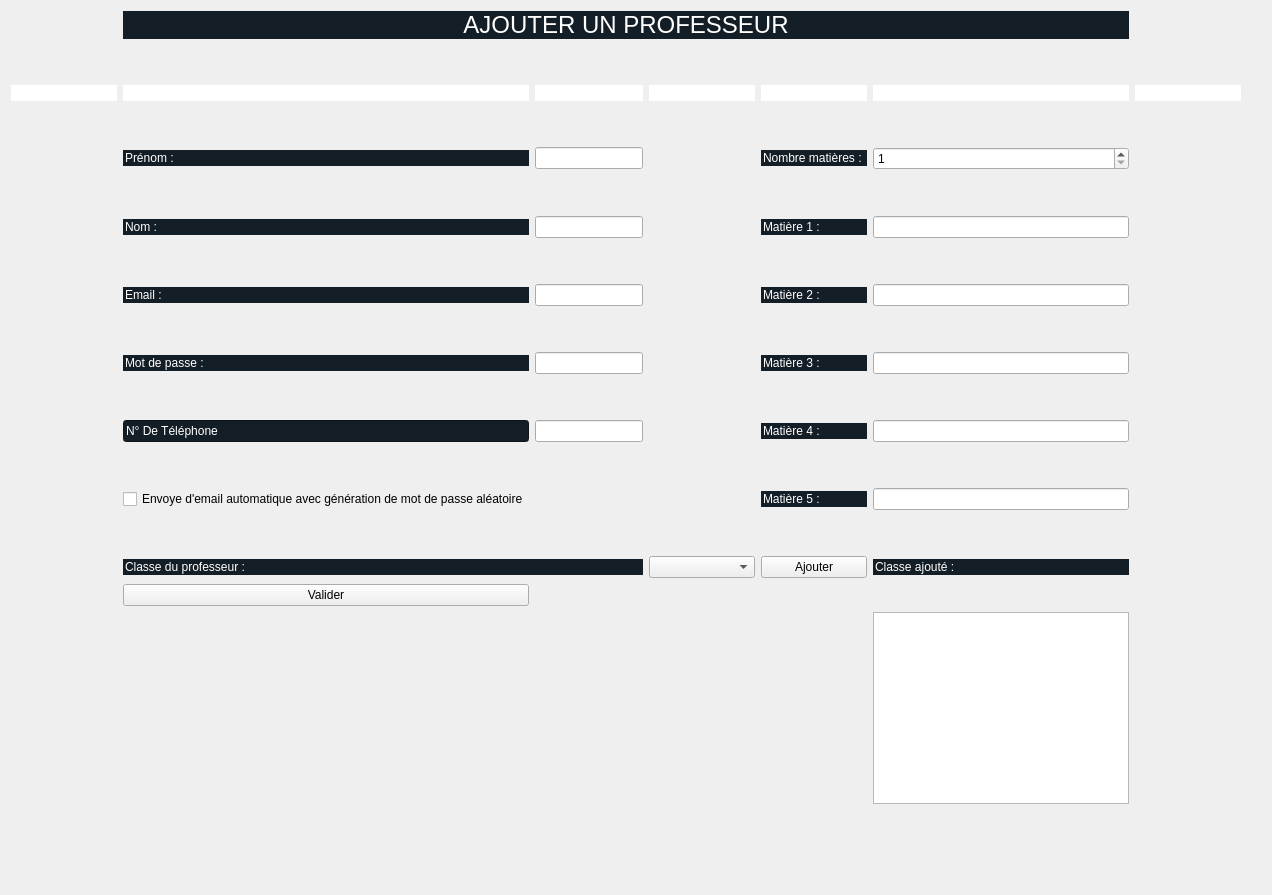
        <widget class="QWidget" name="addProf">
         <layout class="QGridLayout" name="gridLayout_27">
          <item row="12" column="2">
           <widget class="QLineEdit" name="mdp_2"/>
          </item>
          <item row="9" column="2">
           <widget class="QLineEdit" name="email_2"/>
          </item>
          <item row="7" column="2">
           <widget class="QLineEdit" name="nom_2"/>
          </item>
          <item row="4" column="2">
           <widget class="QLineEdit" name="prenom_2"/>
          </item>
          <item row="2" column="2">
           <widget class="QLineEdit" name="lineEdit_89">
            <property name="enabled">
             <bool>false</bool>
            </property>
            <property name="styleSheet">
             <string notr="true">border:none;</string>
            </property>
           </widget>
          </item>
          <item row="2" column="5">
           <widget class="QLineEdit" name="lineEdit_90">
            <property name="enabled">
             <bool>false</bool>
            </property>
            <property name="styleSheet">
             <string notr="true">border:none;</string>
            </property>
           </widget>
          </item>
          <item row="23" column="8">
           <spacer name="verticalSpacer_89">
            <property name="orientation">
             <enum>Qt::Vertical</enum>
            </property>
            <property name="sizeHint" stdset="0">
             <size>
              <width>20</width>
              <height>40</height>
             </size>
            </property>
           </spacer>
          </item>
          <item row="1" column="5">
           <spacer name="verticalSpacer_74">
            <property name="orientation">
             <enum>Qt::Vertical</enum>
            </property>
            <property name="sizeType">
             <enum>QSizePolicy::Fixed</enum>
            </property>
            <property name="sizeHint" stdset="0">
             <size>
              <width>20</width>
              <height>40</height>
             </size>
            </property>
           </spacer>
          </item>
          <item row="2" column="1">
           <widget class="QLineEdit" name="lineEdit_91">
            <property name="enabled">
             <bool>false</bool>
            </property>
            <property name="styleSheet">
             <string notr="true">border:none;</string>
            </property>
           </widget>
          </item>
          <item row="2" column="4">
           <widget class="QLineEdit" name="lineEdit_88">
            <property name="enabled">
             <bool>false</bool>
            </property>
            <property name="styleSheet">
             <string notr="true">border:none;</string>
            </property>
           </widget>
          </item>
          <item row="3" column="5">
           <spacer name="verticalSpacer_76">
            <property name="orientation">
             <enum>Qt::Vertical</enum>
            </property>
            <property name="sizeType">
             <enum>QSizePolicy::Fixed</enum>
            </property>
            <property name="sizeHint" stdset="0">
             <size>
              <width>20</width>
              <height>40</height>
             </size>
            </property>
           </spacer>
          </item>
          <item row="4" column="1">
           <widget class="QLineEdit" name="lineEdit">
            <property name="enabled">
             <bool>false</bool>
            </property>
            <property name="styleSheet">
             <string notr="true">background-color:rgb(20,30,38);
color:white;
font: 8pt &quot;Century Gothic&quot;;
border:none;</string>
            </property>
            <property name="text">
             <string>Prénom :</string>
            </property>
           </widget>
          </item>
          <item row="6" column="4">
           <spacer name="verticalSpacer_81">
            <property name="orientation">
             <enum>Qt::Vertical</enum>
            </property>
            <property name="sizeType">
             <enum>QSizePolicy::Fixed</enum>
            </property>
            <property name="sizeHint" stdset="0">
             <size>
              <width>20</width>
              <height>40</height>
             </size>
            </property>
           </spacer>
          </item>
          <item row="4" column="5">
           <widget class="QSpinBox" name="spinBox">
            <property name="minimum">
             <number>1</number>
            </property>
            <property name="maximum">
             <number>5</number>
            </property>
           </widget>
          </item>
          <item row="14" column="2">
           <widget class="QLineEdit" name="numTel_2"/>
          </item>
          <item row="16" column="4">
           <widget class="QLineEdit" name="lineEdit_49">
            <property name="styleSheet">
             <string notr="true">background-color:rgb(20,30,38);
color:white;
font: 8pt &quot;Century Gothic&quot;;
border:none;</string>
            </property>
            <property name="text">
             <string>Matière 5 :</string>
            </property>
           </widget>
          </item>
          <item row="7" column="4">
           <widget class="QLineEdit" name="lineEdit_31">
            <property name="styleSheet">
             <string notr="true">background-color:rgb(20,30,38);
color:white;
font: 8pt &quot;Century Gothic&quot;;
border:none;</string>
            </property>
            <property name="text">
             <string>Matière 1 :</string>
            </property>
           </widget>
          </item>
          <item row="14" column="4">
           <widget class="QLineEdit" name="lineEdit_48">
            <property name="styleSheet">
             <string notr="true">background-color:rgb(20,30,38);
color:white;
font: 8pt &quot;Century Gothic&quot;;
border:none;</string>
            </property>
            <property name="text">
             <string>Matière 4 :</string>
            </property>
           </widget>
          </item>
          <item row="9" column="4">
           <widget class="QLineEdit" name="lineEdit_32">
            <property name="styleSheet">
             <string notr="true">background-color:rgb(20,30,38);
color:white;
font: 8pt &quot;Century Gothic&quot;;
border:none;</string>
            </property>
            <property name="text">
             <string>Matière 2 :</string>
            </property>
           </widget>
          </item>
          <item row="12" column="5">
           <widget class="QLineEdit" name="matiere_5"/>
          </item>
          <item row="12" column="4">
           <widget class="QLineEdit" name="lineEdit_47">
            <property name="styleSheet">
             <string notr="true">background-color:rgb(20,30,38);
color:white;
font: 8pt &quot;Century Gothic&quot;;
border:none;</string>
            </property>
            <property name="text">
             <string>Matière 3 :</string>
            </property>
           </widget>
          </item>
          <item row="9" column="5">
           <widget class="QLineEdit" name="matiere_4"/>
          </item>
          <item row="7" column="5">
           <widget class="QLineEdit" name="matiere_1"/>
          </item>
          <item row="14" column="5">
           <widget class="QLineEdit" name="matiere_6"/>
          </item>
          <item row="16" column="5">
           <widget class="QLineEdit" name="matiere_7"/>
          </item>
          <item row="2" column="6">
           <widget class="QLineEdit" name="lineEdit_97">
            <property name="enabled">
             <bool>false</bool>
            </property>
            <property name="styleSheet">
             <string notr="true">border:none;</string>
            </property>
           </widget>
          </item>
          <item row="2" column="3">
           <widget class="QLineEdit" name="lineEdit_96">
            <property name="enabled">
             <bool>false</bool>
            </property>
            <property name="styleSheet">
             <string notr="true">border:none;</string>
            </property>
           </widget>
          </item>
          <item row="2" column="0">
           <widget class="QLineEdit" name="lineEdit_98">
            <property name="enabled">
             <bool>false</bool>
            </property>
            <property name="styleSheet">
             <string notr="true">border:none;</string>
            </property>
           </widget>
          </item>
          <item row="11" column="1">
           <spacer name="verticalSpacer_79">
            <property name="orientation">
             <enum>Qt::Vertical</enum>
            </property>
            <property name="sizeType">
             <enum>QSizePolicy::Fixed</enum>
            </property>
            <property name="sizeHint" stdset="0">
             <size>
              <width>20</width>
              <height>40</height>
             </size>
            </property>
           </spacer>
          </item>
          <item row="11" column="4">
           <spacer name="verticalSpacer_83">
            <property name="orientation">
             <enum>Qt::Vertical</enum>
            </property>
            <property name="sizeType">
             <enum>QSizePolicy::Fixed</enum>
            </property>
            <property name="sizeHint" stdset="0">
             <size>
              <width>20</width>
              <height>40</height>
             </size>
            </property>
           </spacer>
          </item>
          <item row="15" column="4">
           <spacer name="verticalSpacer_85">
            <property name="orientation">
             <enum>Qt::Vertical</enum>
            </property>
            <property name="sizeType">
             <enum>QSizePolicy::Fixed</enum>
            </property>
            <property name="sizeHint" stdset="0">
             <size>
              <width>20</width>
              <height>40</height>
             </size>
            </property>
           </spacer>
          </item>
          <item row="6" column="1">
           <spacer name="verticalSpacer_77">
            <property name="orientation">
             <enum>Qt::Vertical</enum>
            </property>
            <property name="sizeType">
             <enum>QSizePolicy::Fixed</enum>
            </property>
            <property name="sizeHint" stdset="0">
             <size>
              <width>20</width>
              <height>40</height>
             </size>
            </property>
           </spacer>
          </item>
          <item row="13" column="1">
           <spacer name="verticalSpacer_80">
            <property name="orientation">
             <enum>Qt::Vertical</enum>
            </property>
            <property name="sizeType">
             <enum>QSizePolicy::Fixed</enum>
            </property>
            <property name="sizeHint" stdset="0">
             <size>
              <width>20</width>
              <height>40</height>
             </size>
            </property>
           </spacer>
          </item>
          <item row="7" column="1">
           <widget class="QLineEdit" name="lineEdit_10">
            <property name="enabled">
             <bool>false</bool>
            </property>
            <property name="styleSheet">
             <string notr="true">background-color:rgb(20,30,38);
color:white;
font: 8pt &quot;Century Gothic&quot;;
border:none;
</string>
            </property>
            <property name="text">
             <string>Nom :</string>
            </property>
           </widget>
          </item>
          <item row="8" column="4">
           <spacer name="verticalSpacer_82">
            <property name="orientation">
             <enum>Qt::Vertical</enum>
            </property>
            <property name="sizeType">
             <enum>QSizePolicy::Fixed</enum>
            </property>
            <property name="sizeHint" stdset="0">
             <size>
              <width>20</width>
              <height>40</height>
             </size>
            </property>
           </spacer>
          </item>
          <item row="12" column="1">
           <widget class="QLineEdit" name="lineEdit_15">
            <property name="enabled">
             <bool>false</bool>
            </property>
            <property name="styleSheet">
             <string notr="true">background-color:rgb(20,30,38);
color:white;
font: 8pt &quot;Century Gothic&quot;;
border:none;</string>
            </property>
            <property name="text">
             <string>Mot de passe :</string>
            </property>
           </widget>
          </item>
          <item row="9" column="1">
           <widget class="QLineEdit" name="lineEdit_13">
            <property name="enabled">
             <bool>false</bool>
            </property>
            <property name="styleSheet">
             <string notr="true">background-color:rgb(20,30,38);
color:white;
font: 8pt &quot;Century Gothic&quot;;
border:none;</string>
            </property>
            <property name="text">
             <string>Email :</string>
            </property>
           </widget>
          </item>
          <item row="4" column="4">
           <widget class="QLineEdit" name="lineEdit_87">
            <property name="enabled">
             <bool>false</bool>
            </property>
            <property name="styleSheet">
             <string notr="true">background-color:rgb(20,30,38);
color:white;
font: 8pt &quot;Century Gothic&quot;;
border:none;</string>
            </property>
            <property name="text">
             <string>Nombre matières :</string>
            </property>
           </widget>
          </item>
          <item row="8" column="1">
           <spacer name="verticalSpacer_78">
            <property name="orientation">
             <enum>Qt::Vertical</enum>
            </property>
            <property name="sizeType">
             <enum>QSizePolicy::Fixed</enum>
            </property>
            <property name="sizeHint" stdset="0">
             <size>
              <width>20</width>
              <height>40</height>
             </size>
            </property>
           </spacer>
          </item>
          <item row="14" column="1">
           <widget class="QLineEdit" name="lineEdit_29">
            <property name="enabled">
             <bool>false</bool>
            </property>
            <property name="styleSheet">
             <string notr="true">background-color:rgb(20,30,38);
color:white;
font: 8pt &quot;Century Gothic&quot;;</string>
            </property>
            <property name="text">
             <string>N° De Téléphone</string>
            </property>
           </widget>
          </item>
          <item row="13" column="4">
           <spacer name="verticalSpacer_84">
            <property name="orientation">
             <enum>Qt::Vertical</enum>
            </property>
            <property name="sizeType">
             <enum>QSizePolicy::Fixed</enum>
            </property>
            <property name="sizeHint" stdset="0">
             <size>
              <width>20</width>
              <height>40</height>
             </size>
            </property>
           </spacer>
          </item>
          <item row="18" column="1" colspan="2">
           <widget class="QLineEdit" name="lineEdit_30">
            <property name="styleSheet">
             <string notr="true">background-color:rgb(20,30,38);
color:white;
font: 8pt &quot;Century Gothic&quot;;
border:none;</string>
            </property>
            <property name="text">
             <string>Classe du professeur : </string>
            </property>
           </widget>
          </item>
          <item row="18" column="3">
           <widget class="QComboBox" name="classeProf"/>
          </item>
          <item row="18" column="5">
           <widget class="QLineEdit" name="lineEdit_50">
            <property name="enabled">
             <bool>false</bool>
            </property>
            <property name="styleSheet">
             <string notr="true">background-color:rgb(20,30,38);
color:white;
border:none;
font: 8pt &quot;Century Gothic&quot;;</string>
            </property>
            <property name="text">
             <string>Classe ajouté :</string>
            </property>
           </widget>
          </item>
          <item row="18" column="4">
           <widget class="QPushButton" name="ajouter">
            <property name="styleSheet">
             <string notr="true">font: 8pt &quot;Century Gothic&quot;;</string>
            </property>
            <property name="text">
             <string>Ajouter</string>
            </property>
           </widget>
          </item>
          <item row="21" column="5">
           <widget class="QTextBrowser" name="textBrowser_35"/>
          </item>
          <item row="22" column="5">
           <spacer name="verticalSpacer_8">
            <property name="orientation">
             <enum>Qt::Vertical</enum>
            </property>
            <property name="sizeHint" stdset="0">
             <size>
              <width>20</width>
              <height>40</height>
             </size>
            </property>
           </spacer>
          </item>
          <item row="17" column="4">
           <spacer name="verticalSpacer_68">
            <property name="orientation">
             <enum>Qt::Vertical</enum>
            </property>
            <property name="sizeType">
             <enum>QSizePolicy::Fixed</enum>
            </property>
            <property name="sizeHint" stdset="0">
             <size>
              <width>20</width>
              <height>40</height>
             </size>
            </property>
           </spacer>
          </item>
          <item row="0" column="1" colspan="5">
           <widget class="QLabel" name="label_4">
            <property name="enabled">
             <bool>false</bool>
            </property>
            <property name="styleSheet">
             <string notr="true">background-color:rgb(20,30,38);
font: 8pt &quot;Century Gothic&quot;;</string>
            </property>
            <property name="text">
             <string>&lt;html&gt;&lt;head/&gt;&lt;body&gt;&lt;p align=&quot;center&quot;&gt;&lt;span style=&quot; font-size:18pt; color:#ffffff;&quot;&gt;AJOUTER UN PROFESSEUR&lt;/span&gt;&lt;/p&gt;&lt;/body&gt;&lt;/html&gt;</string>
            </property>
           </widget>
          </item>
          <item row="20" column="1">
           <widget class="QPushButton" name="valider_3">
            <property name="styleSheet">
             <string notr="true">font: 8pt &quot;Century Gothic&quot;;</string>
            </property>
            <property name="text">
             <string>Valider</string>
            </property>
           </widget>
          </item>
          <item row="16" column="1">
           <widget class="QCheckBox" name="checkBox_3">
            <property name="text">
             <string>Envoye d'email automatique avec génération de mot de passe aléatoire</string>
            </property>
           </widget>
          </item>
         </layout>
        </widget>
